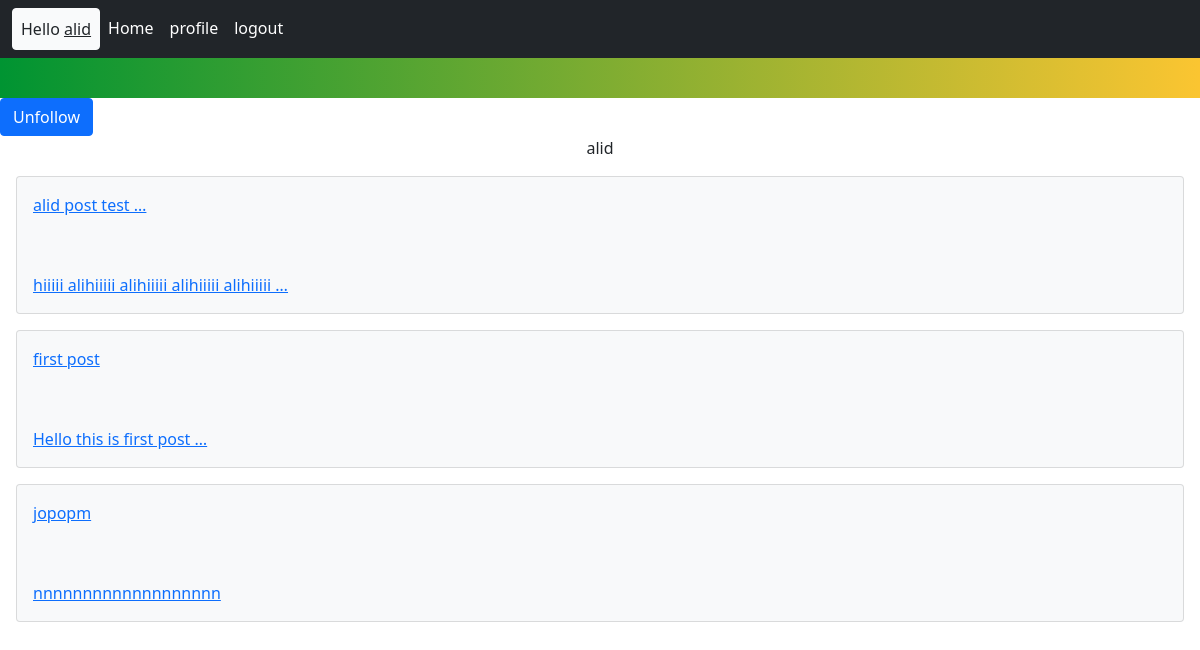
The page /account/profile/10 (signed in) on the database its author committed.
### home/models.py (models this page shows, shortened)
class Post(models.Model):
    post_title = models.CharField(max_length=100, null=True)
    user = models.ForeignKey(User, on_delete=models.CASCADE, related_name='posts')
    body = models.TextField()
    slug = models.SlugField(blank=True)
    created = models.DateTimeField(auto_now_add=True)
    updated = models.DateTimeField(auto_now=True)
    def get_absolute_url(self):
        return reverse('home:post_detail', args=(self.id, self.slug))

### account/views.py (the view)
# urls.py: path('profile/<int:id>', views.UserProfileView.as_view(), name='user_profile'),
class UserProfileView(LoginRequiredMixin, View):
    def get(self, request, id):
        is_following = False
        user = get_object_or_404(User, pk=id)
        posts = user.posts.all()
        relation = Relation.objects.filter(from_user=request.user, to_user=user)
        if relation.exists():
            is_following = True
        return render(request, 'account/profile.html', {'user': user, 'posts': posts, 'is_following': is_following})

### account/templates/account/profile.html (shortened to what this page needs)
{% include 'base.html' %}
    {% block content %}
        {% if request.user.id != user.id and not is_following%}
            <a class="btn btn-primary" href="{% url 'account:User_Follow' user.id %}">Follow</a>
        {% elif request.user.id != user.id and is_following%}
            <a class="btn btn-primary" href="{% url 'account:User_UnFollow' user.id %}">Unfollow</a>
        {% endif %}
        <div class="text-center">
            {{ user.username }}
        </div>
        {% for post in posts %}
        <div class="m-3 card bg-light">
            <a href="{{ post.get_absolute_url }}" class="card-body">{{ post.post_title|truncatewords:3 }}</a><br>
            <a href="{{ post.get_absolute_url }}" class="card-body">{{ post.body|truncatewords:5 }}</a>
        </div>
    {% endfor %}
    {% endblock %}

### templates/inc/navbar.html
<nav class="navbar navbar-expand-lg navbar-dark bg-dark">
  <div class="container-fluid">
      <ul class="navbar-nav me-auto mb-2 mb-lg-0">
          {% if request.user.is_authenticated  %}
        <div class="btn btn-light nav-link active text-dark ">Hello <a  href="{% url 'account:user_profile' user.id%}" class="text-dark">{{ user.username }}</a></div>
          {% endif %}
          <a class="nav-link active" aria-current="page" href="{% url 'home:home' %}">Home</a>
        {% if request.user.is_authenticated  %}
          <a class="nav-link active" aria-current="page" href="{% url 'account:user_profile' user.id %}">profile</a>
          <a class="nav-link active" aria-current="page" href="{% url 'account:user_logout' %}">logout</a>
        {% else %}
          <a class="nav-link active" aria-current="page" href="{% url 'account:user_account' %}">Register</a>
          <a class="nav-link active" aria-current="page" href="{% url 'account:user_login' %}">login</a>
        {% endif %}
      </ul>
  </div>
</nav>

### rows shown on the page
Post: post_title "alid post test …", body "hiiiii alihiiiii alihiiiii alihiiiii alihiiiii …"
Post: post_title "first post", body "Hello this is first post …"
Post: post_title "jopopm", body "nnnnnnnnnnnnnnnnnnn"

### other values the page prints
{{ user.username }} "alid"
